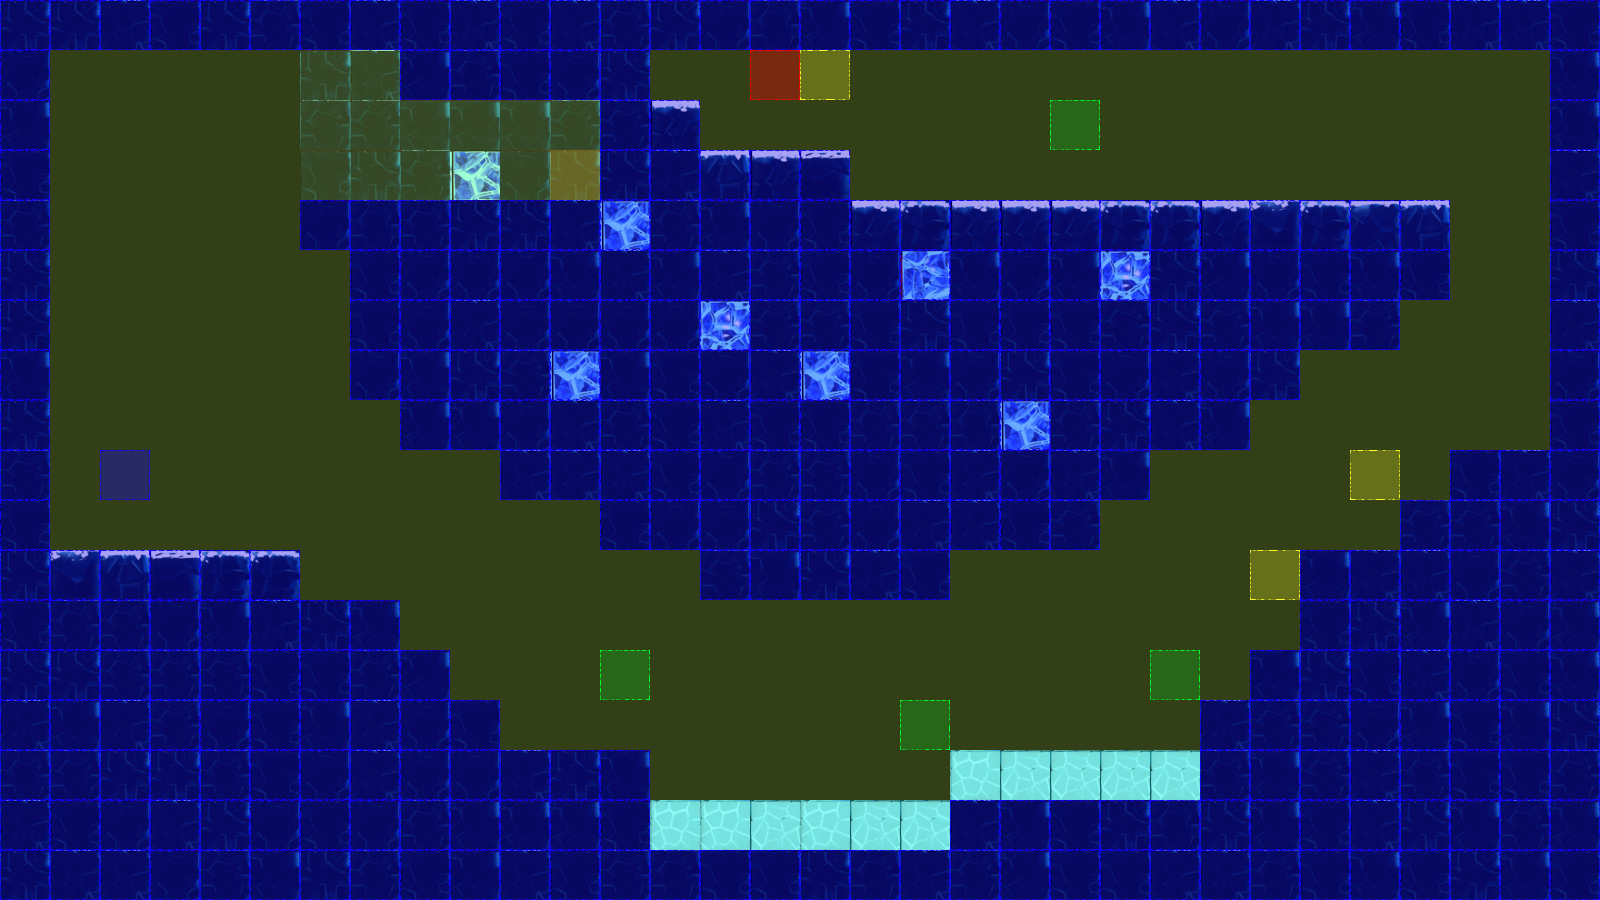

A 2D game scene composited from a Tiled map and its tileset images. What follows is a short description and the map's XML, with each tile layer's data collapsed to a summary:
An orthogonal 32x18 tile map with 50x50 px tiles, 3 tile layers (terrain, collision, event), 2 tilesets.

<map version="1.0" orientation="orthogonal" renderorder="left-up" width="32" height="18" tilewidth="50" tileheight="50" nextobjectid="3">
 <tileset firstgid="1" name="frozenPlainsTile" tilewidth="50" tileheight="50" tilecount="50" columns="10">
  <image source="tiles/iceTile.png" width="500" height="251" />
 </tileset>
 <tileset firstgid="51" name="collisionTile" tilewidth="50" tileheight="50" tilecount="12" columns="3">
  <image source="tiles/collisionTile.png" width="150" height="200" />
 </tileset>
 <layer name="terrain" width="32" height="18">
  <data>[576 cells, 363 non-empty, 17 distinct tile ids]</data>
 </layer>
 <layer name="collision" width="32" height="18">
  <data>[576 cells, 576 non-empty, 3 distinct tile ids]</data>
 </layer>
 <layer name="event" width="32" height="18">
  <data>[576 cells, 10 non-empty, 5 distinct tile ids]</data>
 </layer>
</map>
